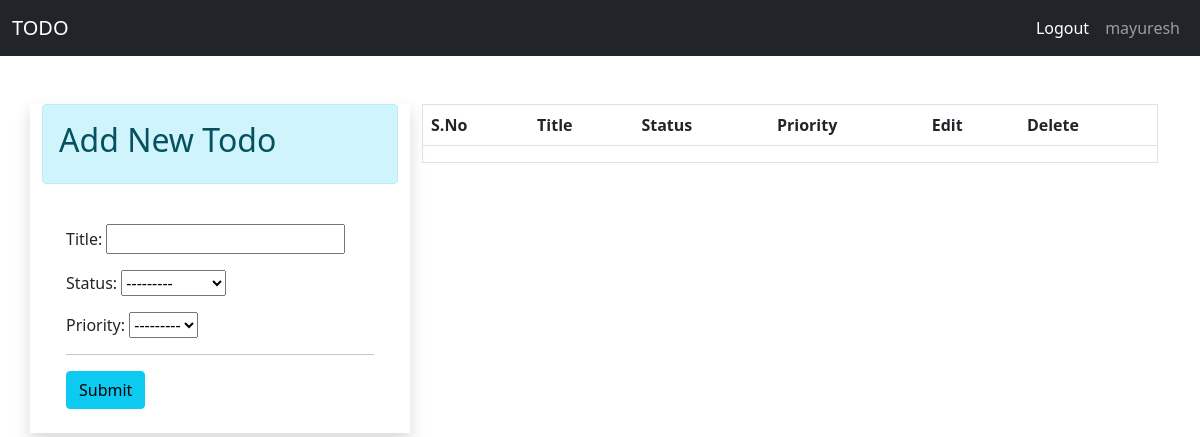
Before: / (signed in) with the older database file.
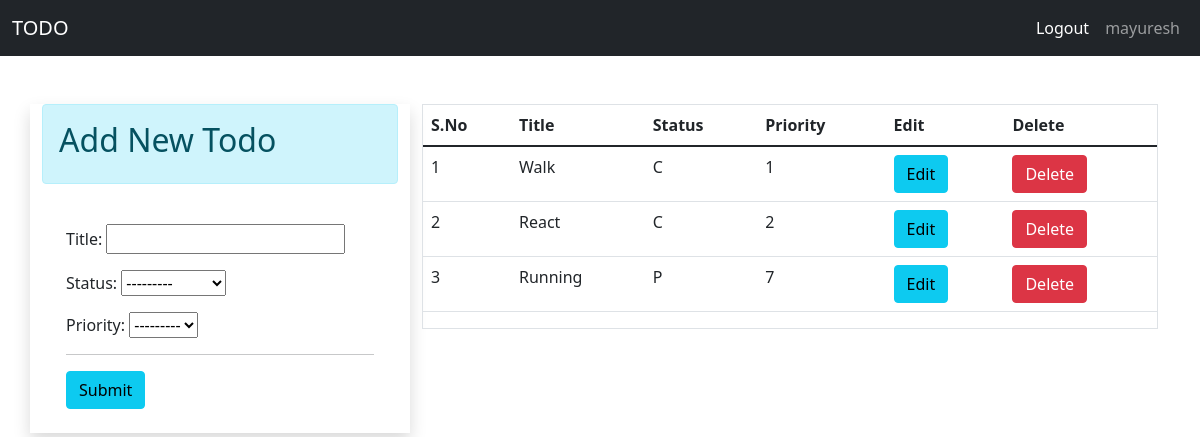
After: the same page with the newer database file.
### app/models.py (models this page shows)
class Todo(models.Model):
    status_choices = [
    ('C', 'Completed'),
    ('P', 'Pending'),
    ]
    priority_choices = [
    ('1', '1️⃣'),
    ('2', '2️⃣'),
    ('3', '3️⃣'),
    ('4', '4️⃣'),
    ('5', '5️⃣'),
    ('6', '6️⃣'),
    ('7', '7️⃣'),
    ('8', '8️⃣'),
    ('9', '9️⃣'),
    ('10', '🔟'),
    ]
    title = models.CharField(max_length=50)
    status = models.CharField(max_length=2, choices=status_choices)
    date = models.DateField(auto_now_add = True)
    user = models.ForeignKey(User, on_delete = models.CASCADE)
    priority = models.CharField(max_length=2, choices=priority_choices)

### app/views.py (the view, shortened to what this page needs)
# urls.py: path('', views.index, name='home'),
@login_required(login_url='login/')
def index(request):
    form = TodoForm()
    todos = Todo.objects.filter(user = request.user).order_by('priority')
    print(todos)
    context = {'form':form, 'todos':todos}
    return render(request, 'index.html', context=context)

### app/forms.py
class TodoForm(ModelForm):
    class Meta:
        model = Todo
        fields = ['title', 'status', 'priority']

### app/templates/index.html (shortened to what this page needs)
{% extends 'main.html' %}
{% block content %}
<div>
    <div class="container pt-4">
        <div class="row p-0 mt-4">
            <div class="col-lg-4 mx-auto shadow ">
                <div class="alert alert-info">
                    <h2>Add New Todo</h2>
                </div>
                <div class="p-4">
                    <form method='POST' action="">
                        {{form.as_p}}
                        <hr>
                        <input type="submit" class='btn btn-info'>
                    </form>
                </div>
            </div>
            <div class="col">
                <div class="border">
                    <div>
                        <table class='table'>
                            <thead>
                                <tr>
                                    <th>S.No</th>
                                    <th>Title</th>
                                    <th>Status</th>
                                    <th>Priority</th>
                                    <th>Edit</th>
                                    <th>Delete</th>
                                </tr>
                            </thead>
                            <tbody>
                                {% for todo in todos %}
                                <tr>
                                    <td>{{forloop.counter}}</td>
                                    <td>{{todo.title}}</td>
                                    <td>{{todo.status}}</td>
                                    <td>{{todo.priority}}</td>
                                    <td><a href="editTodo/{{todo.id}}" class="btn btn-info" >Edit</a></td>
                                    <td><a href="deleteTodo/{{todo.id}}" class="btn btn-danger" >Delete</a></td>
                                </tr>
                                {% endfor %}
                            </tbody>
                        </table>
                    </div>
                </div>
            </div>
        </div>
    </div>
</div>
{% endblock content %}

### app/templates/main.html (shortened to what this page needs)
<!doctype html>
<html lang="en">
  <head>
    <link href="https://cdn.jsdelivr.net/npm/bootstrap@5.1.3/dist/css/bootstrap.min.css" rel="stylesheet">
  </head>
  <body>
    <nav class="navbar navbar-expand-lg navbar-dark bg-dark">
        <div class="container-fluid">
          <a class="navbar-brand" href="#">TODO</a>
          <div class="collapse navbar-collapse" id="navbarNav">
            <ul class="navbar-nav ms-auto">
             {% if request.user.is_authenticated %}
              <li class="nav-item">
                <a class="nav-link active" aria-current="page" href={% url 'logout' %}>Logout</a>
              </li>
              <li class="nav-item">
                <a class="nav-link" href="/register">{{request.user}}</a>
              </li>
              {% endif %}
            </ul>
          </div>
        </div>
      </nav>
      {% block content %}
      {% endblock content %}
  </body>
</html>

Changed rows visible on the page:
added Todo: title "Walk", status "C", priority "1"
added Todo: title "React", status "C", priority "2"
added Todo: title "Running", status "P", priority "7"
